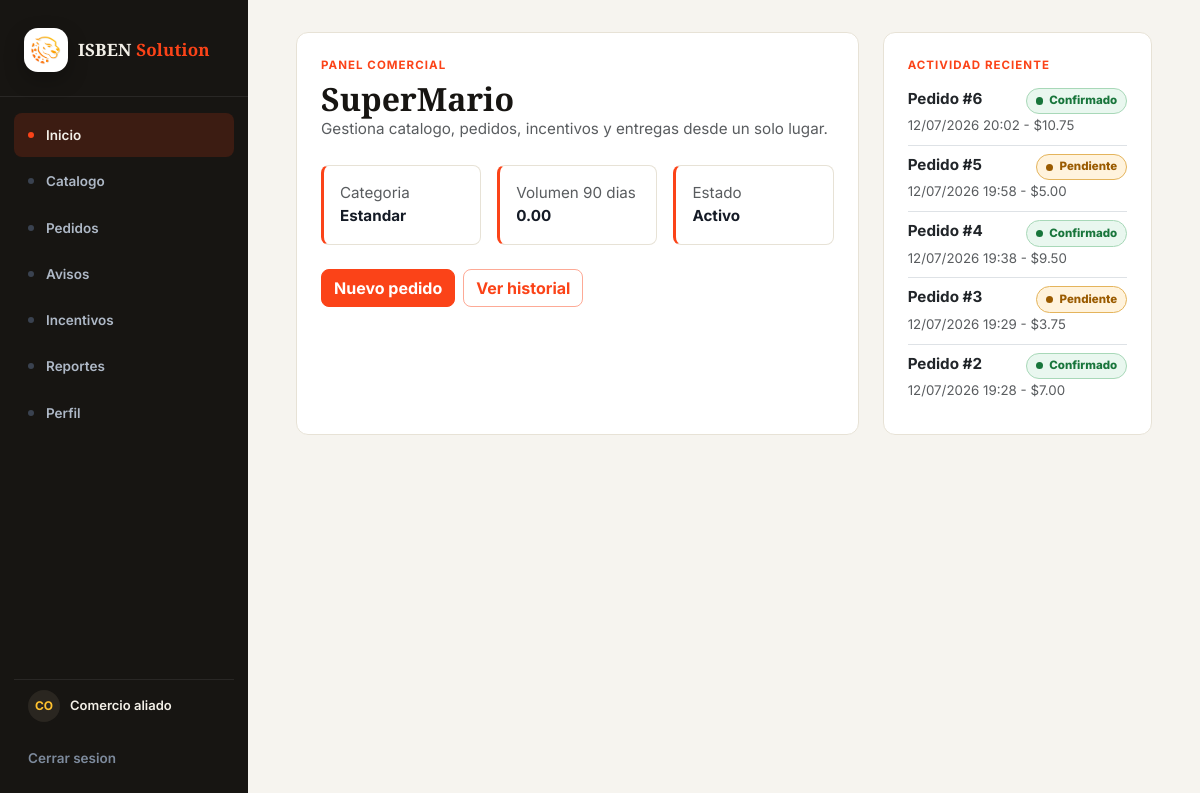
Before: / (signed in) with the older database file.
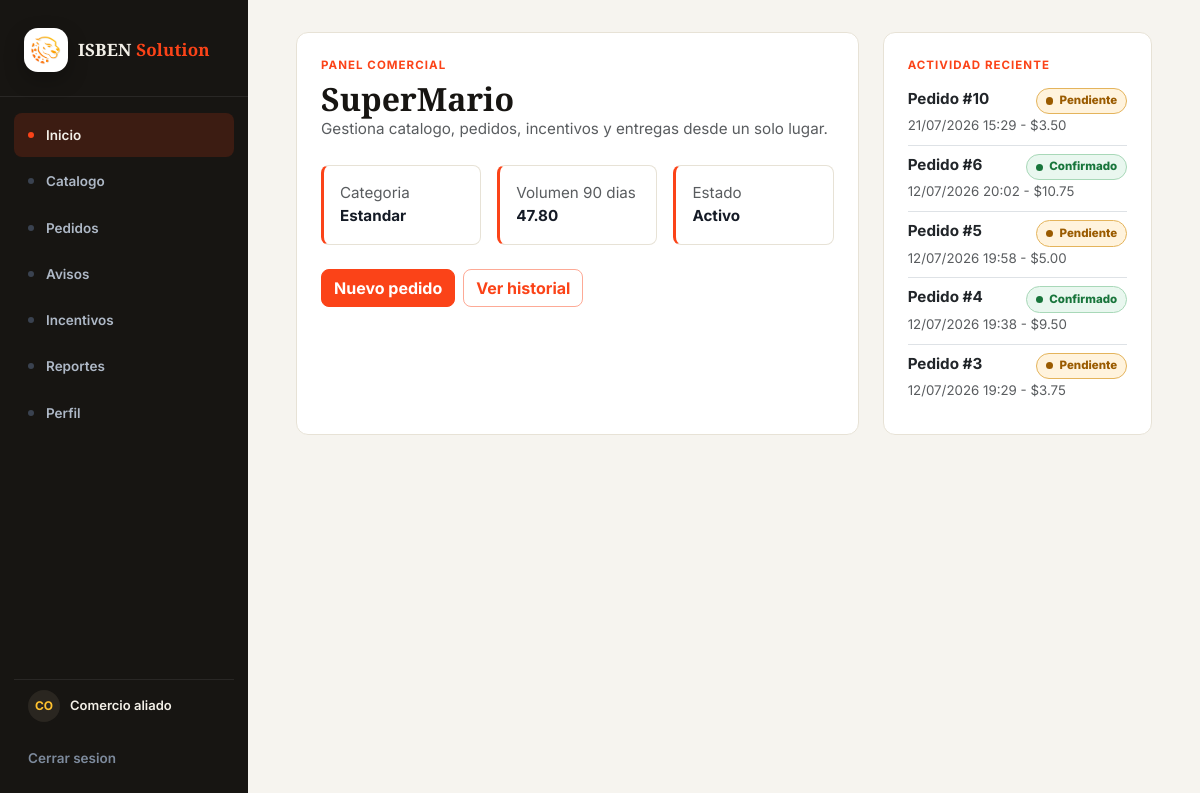
After: the same page with the newer database file.
### plataforma/models.py (models this page shows, shortened)
class Comercio(models.Model):
    ruc = models.CharField(max_length=20)
    nombre_comercial = models.CharField(max_length=100)
    direccion = models.CharField(max_length=255)
    contacto = models.CharField(max_length=100)
    categoria = models.CharField(max_length=100)
    volumen_90d = models.FloatField()
    estado = models.CharField(max_length=50)

class Pedido(models.Model):
    fecha = models.DateTimeField()
    estado = models.CharField(max_length=50)
    monto_total = models.FloatField()
    descuento = models.FloatField()
    sincronizado = models.BooleanField(default=False)
    comercio = models.ForeignKey(Comercio, on_delete=models.CASCADE,
    related_name="pedidos")
    usuario = models.ForeignKey(Usuario, on_delete=models.CASCADE,
    related_name="pedidos")

### plataforma/views.py (the view)
# urls.py: path("", views.index, name="index"),
def index(request):
    usuario = obtener_usuario_actual(request)
    if usuario and es_usuario_administrador(usuario):
        return redirect("dashboard_administracion")
    if usuario and es_usuario_logistica(usuario):
        return redirect("pedidos_logistica")
    productos_activos = Producto.objects.filter(activo=True).count()
    pedidos_total = Pedido.objects.count()
    contexto = {
        "usuario": usuario,
        "productos_activos": productos_activos,
        "pedidos_total": pedidos_total,
    }
    if usuario:
        comercio = usuario.comercio
        pedidos = Pedido.objects.filter(comercio=comercio).order_by("-fecha")[:5]
        contexto.update(
            {
                "comercio": comercio,
                "pedidos_recientes": pedidos,
                "notificaciones": comercio.notificaciones.order_by("-enviado_en")[:5],
            }
        )
    return render(request, "plataforma/index.html", contexto)

### plataforma/views.py (called while the page is built)
def obtener_usuario_actual(request):
    usuario_id = request.session.get("usuario_id")
    if not usuario_id:
        return None
    usuario = Usuario.objects.select_related("comercio").filter(id=usuario_id).first()
    if usuario and request.session.get("usuario_rol") != usuario.rol:
        request.session["usuario_rol"] = usuario.rol
        request.session.modified = True
    return usuario

def es_usuario_logistica(usuario):
    return usuario.rol.strip().lower() == "logistica"

def es_usuario_administrador(usuario):
    return usuario.rol.strip().lower() == "administrador"

### plataforma/templates/plataforma/index.html (shortened to what this page needs)
{% extends 'plataforma/master.html' %}
{% load static %}
{% block content %}
<section class="container-lg">
    {% if usuario %}
        <div class="row g-4 align-items-stretch">
            <div class="col-lg-8">
                <div class="brand-card p-4 h-100">
                    <p class="brand-eyebrow">Panel comercial</p>
                    <h1 class="brand-title h2">{{ comercio.nombre_comercial }}</h1>
                    <p class="text-muted mb-4">Gestiona catalogo, pedidos, incentivos y entregas desde un solo lugar.</p>
                    <div class="row g-3">
                        <div class="col-md-4">
                            <div class="brand-panel p-3 h-100">
                                <span class="text-muted d-block">Categoria</span>
                                <strong>{{ comercio.categoria }}</strong>
                            </div>
                        </div>
                        <div class="col-md-4">
                            <div class="brand-panel p-3 h-100">
                                <span class="text-muted d-block">Volumen 90 dias</span>
                                <strong>{{ comercio.volumen_90d|floatformat:2 }}</strong>
                            </div>
                        </div>
                        <div class="col-md-4">
                            <div class="brand-panel p-3 h-100">
                                <span class="text-muted d-block">Estado</span>
                                <strong>{{ comercio.estado }}</strong>
                            </div>
                        </div>
                    </div>
                    <div class="d-flex flex-wrap gap-2 mt-4">
                        <a class="btn btn-brand" href="{% url 'catalogo' %}">Nuevo pedido</a>
                        <a class="btn btn-outline-brand" href="{% url 'historial' %}">Ver historial</a>
                    </div>
                </div>
            </div>
            <div class="col-lg-4">
                <div class="brand-card p-4 h-100">
                    <p class="brand-eyebrow">Actividad reciente</p>
                    {% if pedidos_recientes %}
                        <div class="list-group list-group-flush">
                            {% for pedido in pedidos_recientes %}
                                <a class="list-group-item list-group-item-action px-0" href="{% url 'pedido_detalle' pedido.id %}">
                                    <div class="d-flex justify-content-between gap-3">
                                        <strong>Pedido #{{ pedido.id }}</strong>
                                        {% include 'plataforma/partials/estado_pedido.html' with estado=pedido.estado %}
                                    </div>
                                    <small class="text-muted">{{ pedido.fecha|date:"d/m/Y H:i" }} - ${{ pedido.monto_total|floatformat:2 }}</small>
                                </a>
                            {% endfor %}
                        </div>
                    {% else %}
                        <p class="text-muted mb-0">Aun no existen pedidos registrados.</p>
                    {% endif %}
                </div>
            </div>
        </div>
    {% endif %}
</section>
{% endblock %}

### plataforma/templates/plataforma/partials/estado_pedido.html
{% with estado_normalizado=estado|lower %}
<span class="status-badge {% if estado_normalizado == 'confirmado' %}status-badge-confirmed{% elif estado_normalizado == 'pendiente' %}status-badge-pending{% elif estado_normalizado == 'en camino' %}status-badge-transit{% elif estado_normalizado == 'cancelado' %}status-badge-cancelled{% else %}status-badge-neutral{% endif %}">
    <span class="status-badge-dot" aria-hidden="true"></span>
    {{ estado }}
</span>
{% endwith %}

Changed rows visible on the page:
no longer on this page (row unchanged): Pedido: id "2", estado "Confirmado", fecha "12/07/2026 19:28", monto_total "7.00"
changed Comercio "SuperMario": volumen_90d "0.00" → "47.80"
added Pedido: id "10", estado "Pendiente", fecha "21/07/2026 15:29", monto_total "3.50"
